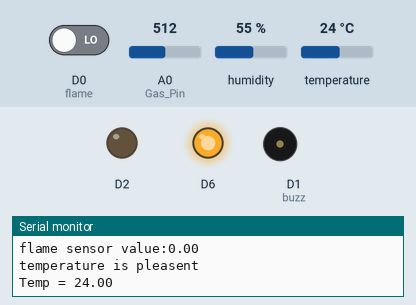
This sketch was run on a simulated ESP8266 (NodeMCU). Shown: output pins drawn as LEDs (lit = HIGH), buzzer (waves = sounding, pin HIGH), the last lines printed to the serial monitor. Inputs (shaded band) come from the test bench; at power-on: temperature 24 °C, A0 (Gas_Pin) = 512, D0 (flame) LOW, humidity 55 %. WiFi joins after 1.5 s; servers stay silent unless stated.

Above: at 3.7 s.
3.8 s: temperature set to 28 °C
9.9 s: temperature set to 31 °C
At 15.8 s:
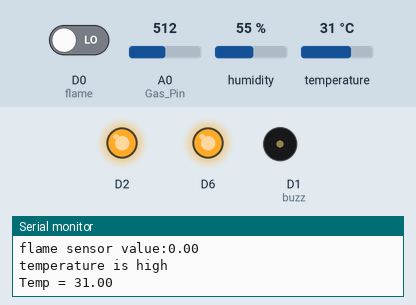
16.1 s: A0 (Gas_Pin) set to 21
21.3 s: A0 (Gas_Pin) set to 18
At 23.8 s:
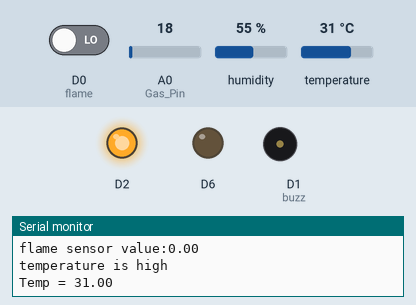
25.1 s: D0 (flame) driven HIGH
At 27.2 s:
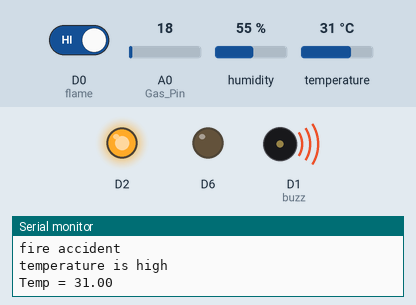
28.9 s: temperature set to 12 °C
At 33.3 s:
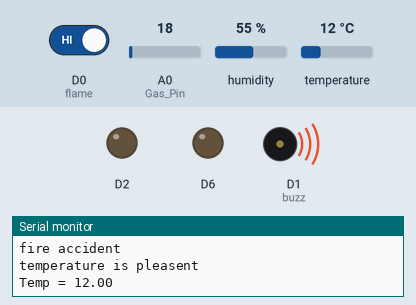
Timing chart, 0 to 34.6 s (numbered marks = the images above; inputs shaded):
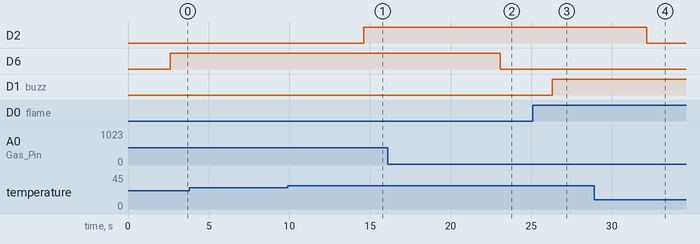

Measured:
- the behaviour switches between 29 and 30 °C on temperature (found by bisection; images 0 and 1)
- the behaviour switches between 20 and 19 on A0 (Gas_Pin) (found by bisection; images 1 and 2)
- after the input at 9.9 s, D2: LOW → HIGH after 4.7 s
- after the input at 21.3 s, D6: HIGH → LOW after 1.8 s
- after the input at 25.1 s, D1 (buzz): LOW → HIGH after 1.2 s
- after the input at 28.9 s, D2: HIGH → LOW after 3.3 s

The sketch:

project1.ino
```cpp
#include <DHT.h>
#include <ESP8266WiFi.h>
#include <WiFiClient.h>
#include <ThingSpeak.h>
#include<Wire.h>
const char * myWriteAPIKey = "ODEYJAMUAY5NBTGZ";
unsigned long myChannelNumber =  1626307;
const char* ssid = "bhargav";
const char* password = "bharagav1105";
const int flame = D0;
const int buzz = D1;
double gas;
const int led = D2 ;
const int exhaust =D6;
#define Gas_Pin A0
#define DHTPIN D4
DHT dht(DHTPIN, DHT11,15);
WiFiClient client;
void setup() {
Serial.begin(9600);
pinMode(flame, INPUT);
pinMode(buzz,OUTPUT);
pinMode(D6,OUTPUT);
pinMode(D2,OUTPUT);
dht.begin();
ThingSpeak.begin(client);
WiFi.begin(ssid, password);

pinMode(Gas_Pin,INPUT);
Serial.println();
Serial.println();
Serial.print("Connecting to ");
Serial.println(ssid);

Serial.println("");
Serial.println("WiFi connected");
}

void loop()
{
 float t = dht.readTemperature();
ThingSpeak.writeField(myChannelNumber, 3,t, myWriteAPIKey);
Serial.print("Temp = ");
Serial.println(t);
delay(1000);

float k = analogRead(A0);
Serial.print("gas sensor value:");
Serial.print(k);
Serial.print("\n");
delay(1000);
ThingSpeak.writeField(myChannelNumber, 1,k, myWriteAPIKey );
float p = digitalRead(D0);
if(k>=20){
  digitalWrite(D6,HIGH);
  Serial.print("there is gas leak\n");


}
 else{
  digitalWrite(D6,LOW);
  Serial.print("there is no gas leak\n");
 }
 Serial.print("flame sensor value:");
 Serial.print(p);
 Serial.print("\n");

 ThingSpeak.writeField(myChannelNumber, 2,p, myWriteAPIKey );
if(p==1    )

  {
  digitalWrite(D1,HIGH);
  Serial.print("fire accident\n");

  }
else
{
  digitalWrite(D1,LOW);

 }

if (t >=30)
{
  digitalWrite(D2,HIGH);

  Serial.print("temperature is high");


 }
else
   {
  digitalWrite(D2,LOW);
   Serial.print("temperature is pleasent");
   }
   Serial.print("\n");
   Serial.print("\n");

   if ( isnan(t)|| isnan(gas)) {
   Serial.println("Failed to read from DHT sensor!");
   }
}
```
